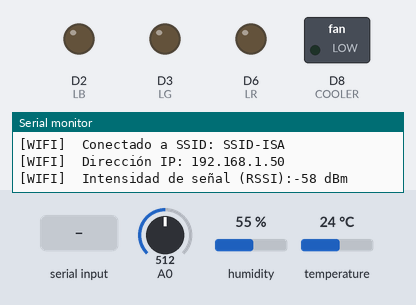
Simulated run of this sketch. Board: Arduino MKR. Parts: switched loads named in the sketch (green lamp = pin HIGH), output pins drawn as LEDs (lit = HIGH), the last lines printed to the serial monitor. Dashed ring = blinking. Inputs (shaded band) come from the test bench; at power-on: A0 = 512, humidity 55 %, temperature 24 °C. WiFi joins after 1.5 s; servers stay silent unless stated; uploads are accepted with an empty reply.

Above: at 8.7 s.
8.8 s: "W" received over Serial
At 8.92 s:
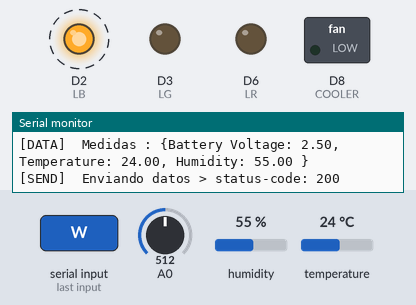
11.8 s: "O" received over the second serial link
At 13.0 s:
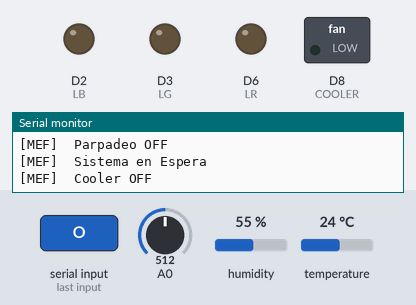
13.3 s: "W" received over the second serial link
At 13.9 s:
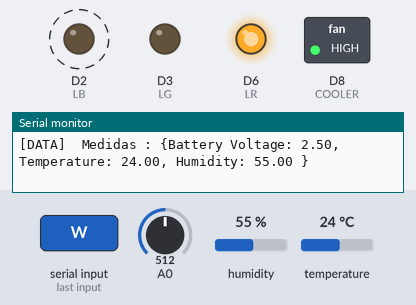
16.3 s: "O" received over Serial
At 17.7 s:
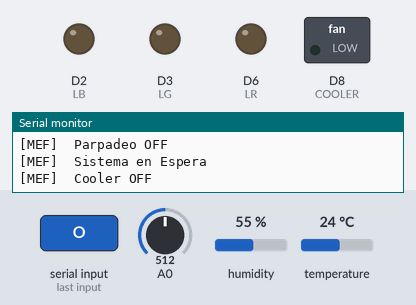
Timing chart, 0 to 18.8 s (numbered marks = the images above; inputs shaded):
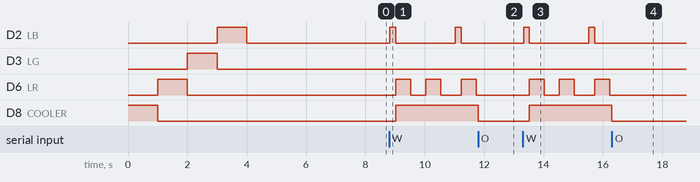

Measured:
- after the input at 8.8 s, D2 (LB): alternates HIGH for 0.20 s and LOW for 2.0 s, starting at once; D6 (LR): goes HIGH 0.50 s, LOW 0.50 s, HIGH 0.50 s, LOW 0.70 s, HIGH 0.50 s, then LOW, starting after 0.23 s; D8 (COOLER): LOW → HIGH after 0.23 s
- after the input at 11.8 s, D2 (LB): stays LOW (without the input it goes to HIGH after 1.4 s); D6 (LR): stays LOW (without the input it goes to HIGH after 0.43 s); D8 (COOLER): HIGH → LOW at once
- after the input at 13.3 s, D2 (LB): alternates HIGH for 0.20 s and LOW for 2.0 s, starting at once; D6 (LR): goes HIGH 0.50 s, LOW 0.50 s, HIGH 0.50 s, LOW 0.70 s, HIGH 0.50 s, then LOW, starting after 0.23 s; D8 (COOLER): LOW → HIGH after 0.23 s
- after the input at 16.3 s, D2 (LB): stays LOW (without the input it goes to HIGH after 1.4 s); D6 (LR): stops changing and stays LOW; D8 (COOLER): HIGH → LOW at once

The sketch:

MEFslaveCooler.ino
```cpp
// Solucion taller estacion - codigo esclavo

/////////////////////////////////////////////////////////// WIFI

// Librerias requeridas
#include <SPI.h>
#include <WiFi101.h>

// Variables para la conexión WiFi
char ssid[] = "SSID-ISA";     // Network SSID (name)
char pass[] = "isa2023-1";     // Network password
int status = WL_IDLE_STATUS;  //Network status

void printWifiStatus() {
  // Muestra el nombre de la red WiFi
  Serial.print("[WIFI]\tConectado a SSID: ");
  Serial.println(WiFi.SSID());

  // Muestra la dirección IP
  IPAddress ip = WiFi.localIP();
  Serial.print("[WIFI]\tDirección IP: ");
  Serial.println(ip);

  // Muestra la intensidad de señal:
  long rssi = WiFi.RSSI();
  Serial.print("[WIFI]\tIntensidad de señal (RSSI):");
  Serial.print(rssi);
  Serial.println(" dBm");
}

void WiFiInit() {
  // Le damos tiempo al shield WiFi de iniciar:
  delay(1000);

  // Verificamos la presencia del shield:
  if (WiFi.status() == WL_NO_SHIELD) {
    Serial.println("[WIFI]\tShield not present");
    while (true); // No continuamos
  }

  String fv = WiFi.firmwareVersion();
  if (fv <= "1.1.0" )
    Serial.println("[WIFI]\tPor favor actualizar el firmware");

  // Intentando conectarse al WiFi:
  while (status != WL_CONNECTED) {
    Serial.print("[WIFI]\tIntento de connexión al SSID: ");
    Serial.println(ssid);
    // Conexión a una red por WPA/WPA2.
    // Cambiar la siguiente linea si usa un WIFI abierto o red WEP:
    status = WiFi.begin(ssid, pass);

    // Esperando 1 segundo para conexión:
    delay(1000);
  }
  // Estamos conectados, mostramos la información de la conexión:
  printWifiStatus();
}

/////////////////////////////////////////////////// SENDING DATA

#include <ArduinoHttpClient.h>

// Constantes
const unsigned long postingInterval = 2 * 1000; // Intervalo mínmo para el envio de datos 2*1000 ms
const unsigned int sensorCount = 3;             // Numero de datos a enviar

// Variables
char* host = "isa.requestcatcher.com"; // No incluir el https://
char* path = "/post";                  // Path
int   port = 80;                       // Puerto

WiFiClient wifi;
HttpClient client = HttpClient(wifi, host, port);

String response;
int statusCode = 0;

void POST_send(int sensorCount, char* sensorNames[], float values[]) {
  String contentType = "application/json";
  String postData = "";
  String request = String(path) + "?";
  for (int idx = 0; idx < sensorCount; idx++) {
    if (idx != 0) request += "&";
    request += sensorNames[idx];
    request += "=";
    request += values[idx];
  }
  client.post(request, contentType, postData);
  statusCode = client.responseStatusCode();
  response = client.responseBody();
  Serial.print("status-code: ");
  Serial.println(statusCode);
}

char* nameArray[] = {"temperature", "humidity", "battery"}; // Nombres de las variables en la nube
float sensorValues[sensorCount];        // Vector de valores
unsigned long lastConnectionTime = 0;   // Marca temporal para el ultimo envio de datos
float T = 0, H = 0, B = 0; //Var Environment Temperature (t) as float

void POST() {
  sensorValues[0] = T;
  sensorValues[1] = H;
  sensorValues[2] = B;
  if ((millis() - lastConnectionTime) > postingInterval)
  {
    digitalWrite(2,HIGH);
    Serial.print("[SEND]\tEnviando datos > ");
    POST_send(sensorCount, nameArray, sensorValues);  // REST call
    lastConnectionTime = millis();  // Actualizamos la marca temporal
    digitalWrite(2,LOW);
  }
}

///////////////////////////////////////////////////////// SENSOR

#include "DHT.h"

#define DHTTYPE DHT11 //Use DHT11 sensor variant
#define SBAT 0  //Battery sensor connected to Arduino analog pin 0
#define DHTPIN 9  //DHT sensor connected to Arduino digital pin 2

const unsigned long tDHTmeas = 200; //Time to measure DHT11 (200 ms)

DHT dht(DHTPIN, DHTTYPE); //DHT object var
unsigned long tiniDHT = 0;  //Timing for DHT11 measurements

void readDHT() {  //Function that reads DHT sensor and also battery level
  if ((millis() - tiniDHT) > tDHTmeas) {
    B = analogRead(SBAT) * 5.0 / 1023.0; //Acquire current battery level voltage
    Serial.print("[DATA]\tMedidas : {Battery Voltage: ");
    Serial.print(B);
    T = dht.readTemperature();
    Serial.print(", Temperature: ");
    Serial.print(T);
    H = dht.readHumidity();
    Serial.print(", Humidity: ");
    Serial.print(H);
    Serial.println(" }");
    tiniDHT = millis(); //Reset the timing for measuring DHT11
  }
}

/////////////////////////////////////////////////////// ACTUADOR

#define COOLER 8  // Ventilador en el pin 8
#define LR   6    // LED Rojo   en el pin 6
#define LG 3      // LED Verde  en el pin 3
#define LB  2     // LED Azul   en el pin 2

void verificarActuadores() {
  pinMode(COOLER, OUTPUT);
  digitalWrite(COOLER, HIGH);
  delay(1000);
  digitalWrite(COOLER, LOW);
  pinMode(LR, OUTPUT);
  digitalWrite(LR, HIGH);
  delay(1000);
  digitalWrite(LR, LOW);
  pinMode(LG, OUTPUT);
  digitalWrite(LG, HIGH);
  delay(1000);
  digitalWrite(LG, LOW);
  pinMode(LB, OUTPUT);
  digitalWrite(LB, HIGH);
  delay(1000);
  digitalWrite(LB, LOW);
}

/////////////////////////////////////////////////// MEF Parpadeo

#define ROFF 0
#define RON  1

const unsigned long p = 500;

int eParpadeo = ROFF;
bool P = 0;
unsigned long tr = 0;

void MEF_Parpadeo() {
  switch (eParpadeo) {
    case ROFF:
      digitalWrite(LR, LOW);
      if ( (millis() - tr > p) && P) {
        Serial.println("[MEF]\tParpadeo ON");
        eParpadeo = RON;
        tr = millis();
      }
      break;
    case RON:
      digitalWrite(LR, HIGH);
      if ( (millis() - tr > p) || !P) {
        Serial.println("[MEF]\tParpadeo OFF");
        eParpadeo = ROFF;
        tr = millis();
      }
      break;
  }
}

//////////////////////////////////////////////////// MEF Sistema

#define ESLEEP 0
#define EWARN  1

int eSistema = ESLEEP;
char msg = '\0';

char readSerial() {
  char charSerial = '\0';
  if (Serial.available() > 0) { //Check if there are bytes sent from PC
    charSerial = Serial.read(); //Store in charSerial the incoming char
    Serial.flush(); //Clean Serial port buffer
  }
  if (Serial1.available() > 0) { //Check if there are bytes sent from XBee
    charSerial = Serial1.read(); //Store in readCommXBee the incoming char
    Serial1.flush(); //Clean Serial1 port buffer
  }
  return charSerial;
}

void MEF_Sistema() {
  msg = readSerial();
  switch (eSistema) {
    case ESLEEP:
      P = 0;
      if (msg == 'W') {
        Serial.println("[MEF]\tSistema en Alerta");
        eSistema = EWARN;
      }
      break;
    case EWARN:
      P = 1;
      readDHT();
      POST();
      if (msg == 'O') {
        Serial.println("[MEF]\tSistema en Espera");
        eSistema = ESLEEP;
      }
      break;
  }
}

/////////////////////////////////////////////////// MEF COOLER

#define COOLERON 0
#define COOLEROFF  1


int eCooler = COOLEROFF;

void MEF_Cooler() {
  switch (eCooler) {
    case COOLEROFF:
      digitalWrite(COOLER, LOW);
      if (P) {
        Serial.println("[MEF]\tCooler ON");
        eCooler = COOLERON;
      }
      break;
    case COOLERON:
      digitalWrite(COOLER, HIGH);
      if (!P) {
        Serial.println("[MEF]\tCooler OFF");
        eCooler = COOLEROFF;
      }

      break;
  }
}


//////////////////////////////////////////////////////// ARDUINO

void setup() {

  // Comunicación
  Serial.begin(9600);
  verificarActuadores();
  WiFiInit(); // Iniciando la conexión WIFI

}

void loop() {
  MEF_Sistema();
  MEF_Parpadeo();
  MEF_Cooler();
}
```
